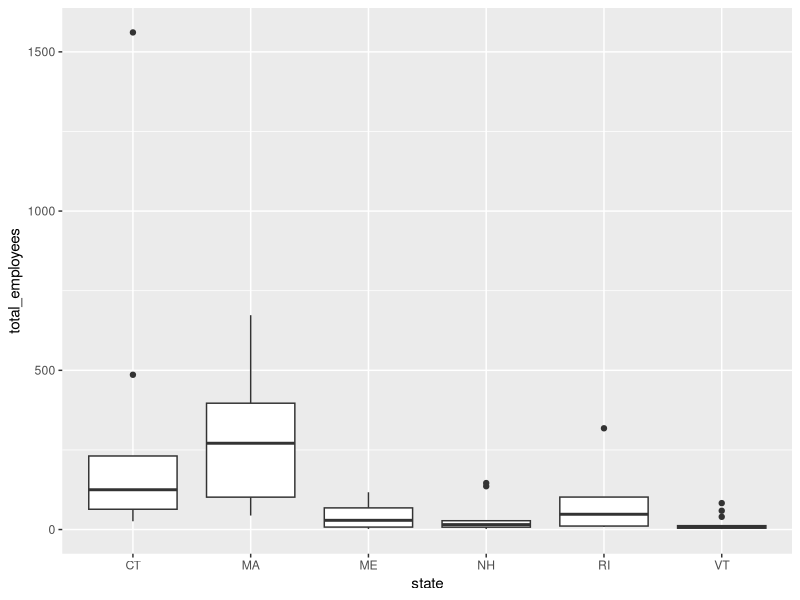
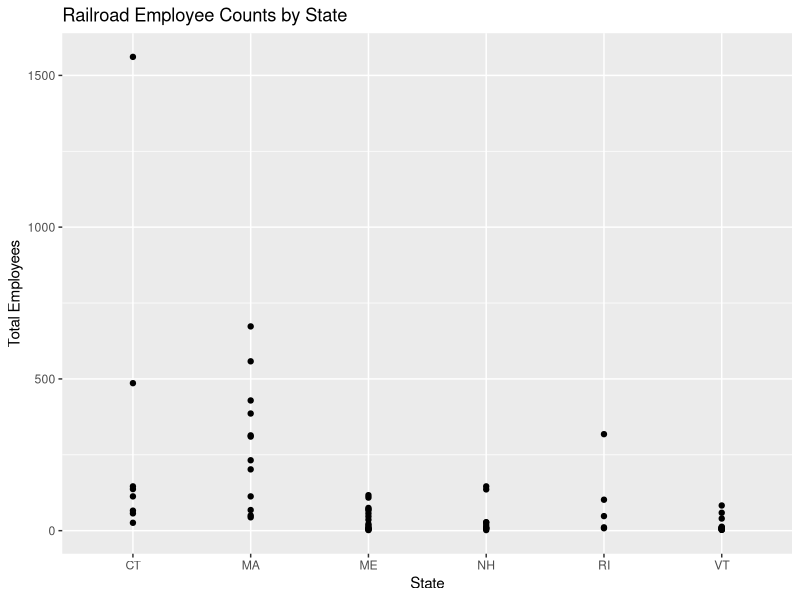
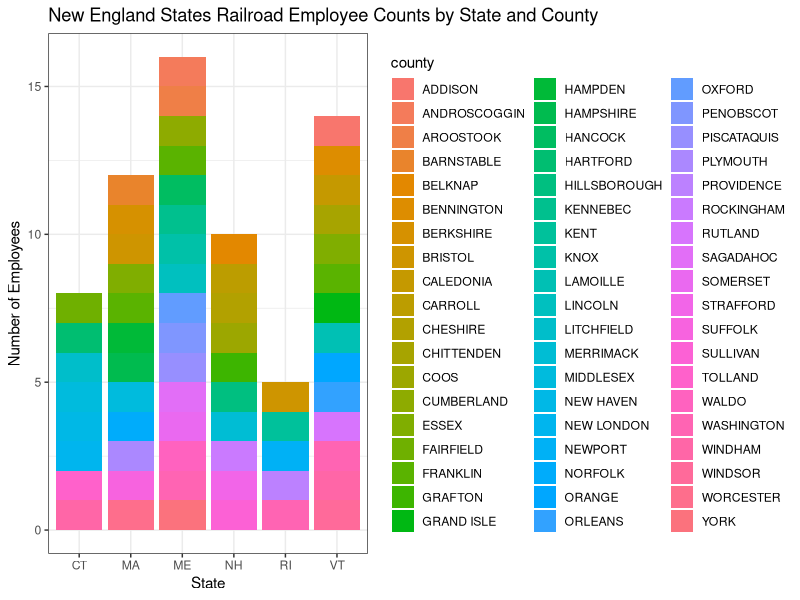
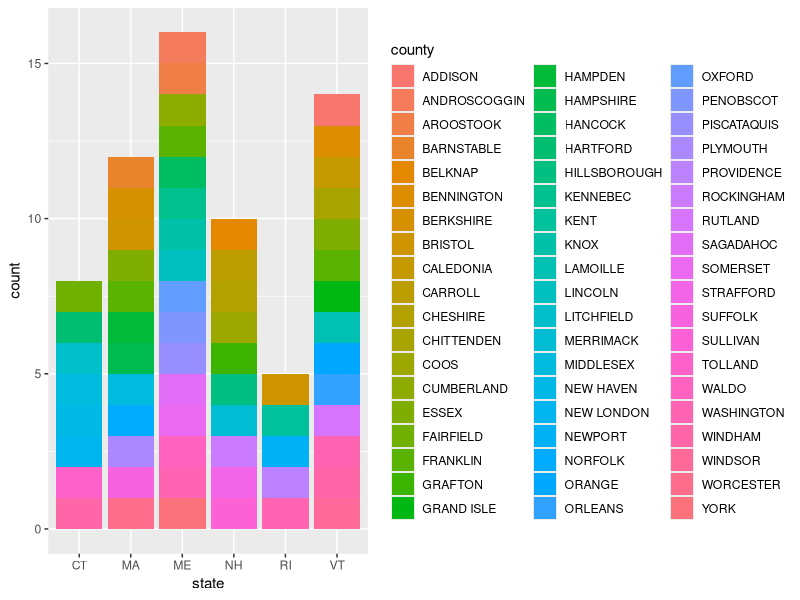
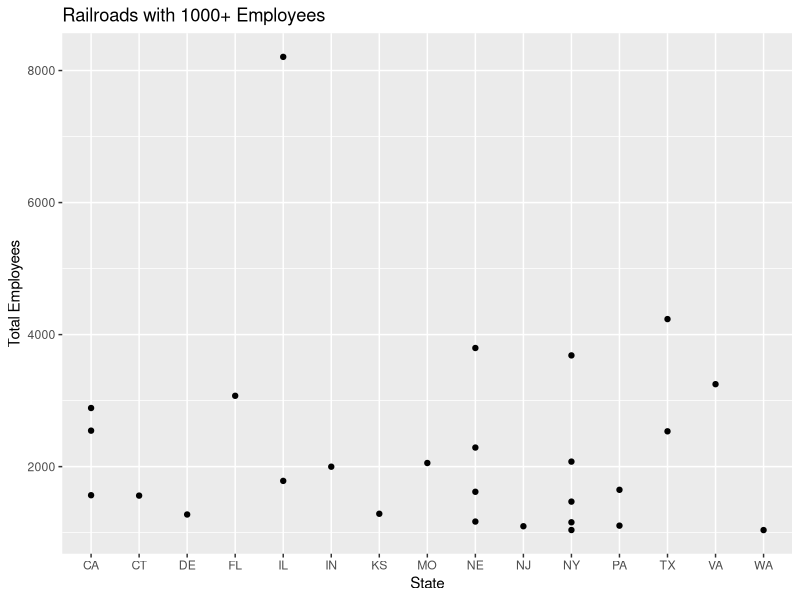

R code for these plots, in order:
## ---- chunk 1
knitr::opts_chunk$set(echo = TRUE)

library("tidyverse")
library("readr")
library("ggplot2")
library("dplyr")
knitr::opts_chunk$set(fig.width = 5, fig.asp = 1/3)

## ---- chunk 2
data<-read.csv("../../_data/railroad_2012_clean_county.csv")

#Head
head(data)
#Tail
tail(data)
#Dimensions
dim(data)
#Column Names
colnames(data)

## ---- chunk 3
#Average of Railroad Employees for complete dataset
summarise(data,avg=mean(total_employees))

#Count of Railroads by State
count(data,state)

#Average of Employees per Railroad in each State
data %>%
  group_by(state) %>%
  summarise(avg=mean(total_employees))

## ---- chunk 4
#Percentage of Railroads by State
#Confirm I understand this correctly
data%>%
  select(state)%>%
  table()%>%
  prop.table()*100
## ---- chunk 5
#Filter out large railroads
filter(data,total_employees>=1000)

#Reassign large railroads
large_railroads<- filter(data,total_employees>=1000)

#Head
head(large_railroads)

#Count
count(large_railroads)

#Arrange by Total Employees 
arrange(large_railroads, desc(total_employees), state, county)

## ---- chunk 6
#Large Railroads (1000+ employees)are located in these counties/states
select(large_railroads,"state", "county")
## ---- chunk 7
#Created subset of data that is just New England states, rename that group "new_england"
new_england <- filter(data, state %in% c("NH", "VT", "CT", "MA", "RI", "ME"))

#Average number of employees per railroad based on New England States only
summarise(new_england, avg=mean(total_employees))

#Count of railroads by state and then by county for New England States only
count(new_england,state)
count(new_england,county)

#Average number of employees per railroad per state
new_england %>%
  group_by(state) %>%
  summarise(avg=mean(total_employees))

## ---- chunk 8
#This is not pretty, I'd like to revisit using ranges
xtabs(~total_employees + state,new_england)
## ---- chunk 9
#Boxplot for New England States
ggplot(new_england,aes(state,total_employees))+geom_boxplot()
## ---- chunk 10
#Geompoints for New England States
ggplot(new_england,aes(state,total_employees))+
  geom_point()+
  geom_smooth()+
  labs(title = "Railroad Employee Counts by State", y = "Total Employees", x = "State") 

#Unfinished
#ggplot(data=new_england)+
  #geom_point(mapping=aes(x=county, y=total_employees))+
  
## ---- chunk 11
#Geomplot for New England States with County filled (Two Ways)
ggplot(new_england,aes(state, fill=county))+ geom_bar()+
  theme_bw()+
  labs(title="New England States Railroad Employee Counts by State and County", y="Number of Employees", x= "State")

ggplot(data=new_england)+
  geom_bar(mapping=aes(x=state, fill=county))
  theme_bw()+
  labs(title="New England States Railroad Employee Counts by State and County", y="Number of Employees", x= "State")

## ---- chunk 12
ggplot(data=large_railroads)+
  geom_point(mapping=aes(x=state, y=total_employees))+
  labs(title = "Railroads with 1000+ Employees", y = "Total Employees", x = "State") 

